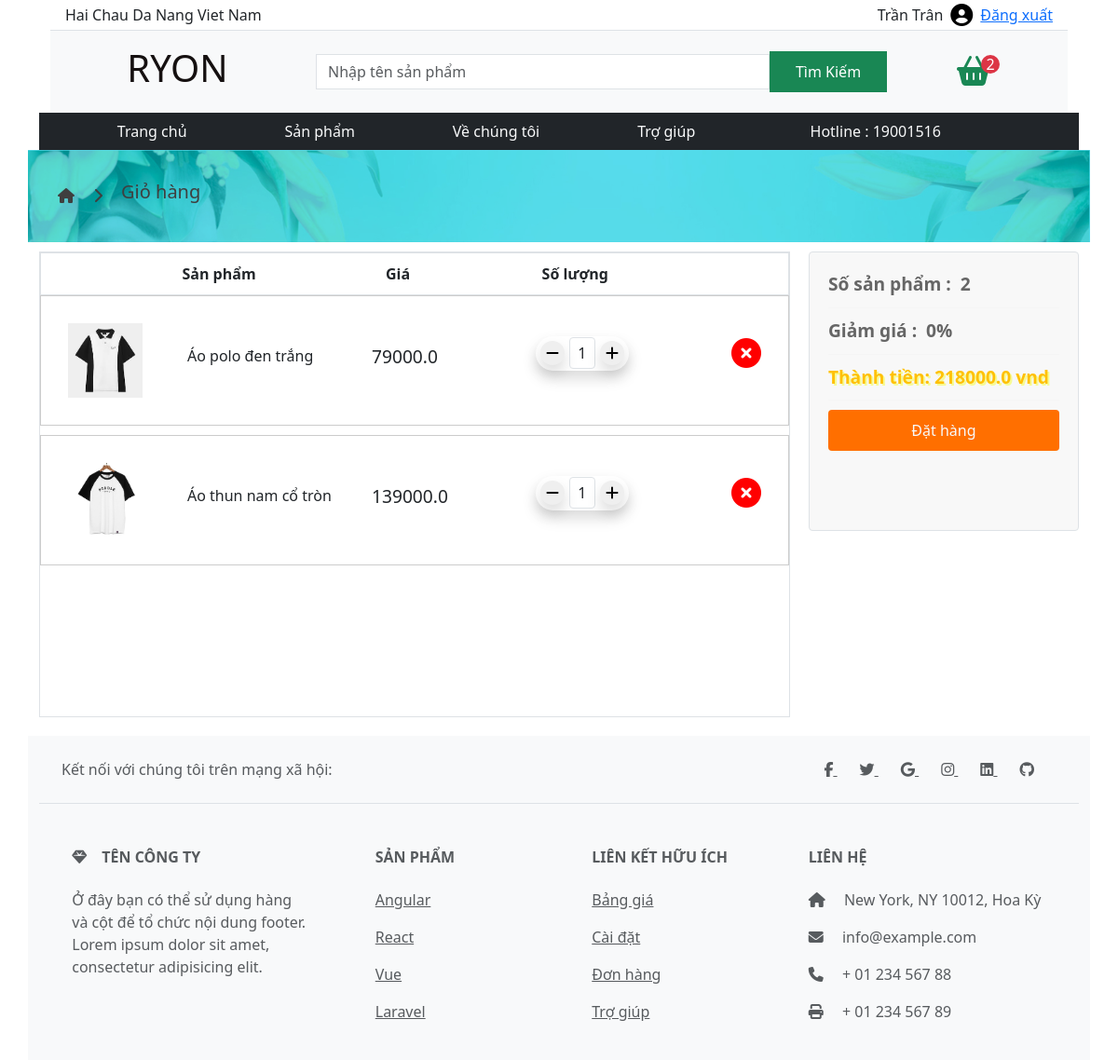
The app's page /cart/ (signed in) with its own data.
### myshop/models.py (models this page shows, shortened)
class Customer(models.Model):
    user = models.OneToOneField(User, on_delete=models.CASCADE, null=True, blank=True)
    name = models.CharField(max_length=200, null=True)
    phone = models.CharField(max_length=20, blank=True, null=True)
    email = models.CharField(max_length=255, blank=True, null=True)
    address = models.CharField(max_length=255, blank=True, null=True)

class CartItem(models.Model):
    cart = models.ForeignKey(Cart, on_delete=models.CASCADE)
    product = models.ForeignKey(Product, on_delete=models.CASCADE)
    quantity = models.PositiveIntegerField(default=1)

class Product(models.Model):
    name = models.CharField(max_length=200, null=True)
    price = models.IntegerField()
    image = models.ImageField(upload_to='product/images/')
    category = models.CharField(max_length=100 ,null=True)
    description = models.CharField(max_length=200, null=True)

### myshop/views.py (the view, shortened to what this page needs)
# urls.py: path('cart/', views.cart, name='cart_detail'),
def cart(request):
    customer = Customer.objects.get(user=request.user)  # Lấy thông tin khách hàng dựa trên người dùng hiện tại
    if request.user.is_authenticated:
        cart, created = Cart.objects.get_or_create(user=request.user)
        items = cart.cartitem_set.all()
        total_price = 0
        total_quality = 0
        discount = 0
        for item in items:
            total_price += item.product.price * item.quantity
            total_quality += item.quantity
            if total_quality >= 5 :
                discount = 10
                total_price = (total_price*0.9)
        context = {
            'customer':customer,
            'items': items,
            'total_price': total_price,
            'total_quality':total_quality,
            'discount':discount,
            'search_form' : search_form,
        }
        return render(request, 'cart.html', context)
    else:
        messages.error(request, "Vui lòng đăng nhập để thêm sản phẩm vào giỏ hàng.")
        return redirect('/login')

### myshop/forms.py
class ProductSearchForm(forms.Form):
    search_item = forms.CharField(label="", widget=forms.TextInput(attrs={'class': 'form-control rounded-0 search-input', 'placeholder': 'Nhập tên sản phẩm'}))

### templates/cart.html (shortened to what this page needs)
<!DOCTYPE html>
{% extends "base.html"%}
{% load static %}
{% block content%}
<div class=" banner0 container-lg  ">
    <div class="bannerinfos container-xxl d-flex">
        <i class="fa-solid fa-house fa-xxl"></i>
        <i class="fa-solid fa-chevron-right"></i>
        <h5>Giỏ hàng</h5>
    </div>
</div>
<div class="container-lg d-flex justify-content-center accordion ">
    <div class="shopping-cart border">
        <div class="shopping-cart-title d-flex justify-content-evenly b-l border">
            <b style="margin-left: 50px;">Sản phẩm</b>
            <b class="ms-5">Giá</b>
            <b style="margin-left: 50px;">Số lượng</b>
        </div>
        {% for item in items %}
        <div class="shopping-cart-items">
            <div class="shopping-cart-items-item">
                <div class="d-flex align-items-center gap-5" style="width: 240px;">
                    <img class="shopping-cart-items-img" alt=" " src="{{item.product.image.url}}">
                    <div>
                        <h3 style="width: 160px; font-size: 1rem;">{{ item.product.name }}</h3>
                    </div>
                </div>
                <h2 style="width: 100px; font-size: 1.2rem;">{{ item.product.price }}</h2>
                <div class="quantity mb-3 d-flex justify-content-between align-items-center shadow me-4">
                    <form method="POST" action="{% url 'cart_detail' %}">
                        <button class="rounded-circle shadow border-0 " type="submit" name="action" value="minus"><i
                                class="fa-solid fa-minus"></i></button>
                    </form>
                    <p class="border rounded-1  d-1 p-1 m-0 w-50 text-center ">{{ item.quantity }}</p>
                    <form method="POST" action="{% url 'cart_detail' %}">
                        <button class="rounded-circle shadow border-0 " type="submit" name="action" value="plus"><i
                                class="fa-solid fa-plus"></i></button>
                    </form>
                </div>
                <form method="POST" action="{% url 'cart_detail' %}">
                    <button class="mb-3 border-0 bg-none cart-remove" type="submit" name="action" value="delete"><i
                            class="fa-solid fa-circle-xmark fa-2xl" style="color: #ff0000;"></i>
                    </button>
                </form>
            </div>
        </div>
        {% endfor %}
    </div>
    <div class="shopping-total d-flex border">
        <div class="d-flex justify-content-between">
            <span style="font-size:1.2rem ;">Số sản phẩm : &nbsp;{{total_quality}}</span>
        </div>
        <hr />
        <div class="d-flex justify-content-between">
            <span style="font-size:1.2rem ;"> Giảm giá : &nbsp;{{discount}}% </span>
        </div>
        <hr />
        <div class="d-flex justify-content-between">
            <b style="font-size:1.2rem ; text-shadow: 2px 2px 0px rgba(246, 255, 0, 0.402);"
                class="text-warning  ">Thành tiền: {{ total_price }} vnd</b>
        </div>
        <hr />
        {% if user.is_authenticated %}
        <button type="submit" class="order-button"> <a class="text-light text-decoration-none"
                href="{% url 'check_item' %}">Đặt
                hàng</a></button>
        {% else %}
        Vui lòng đăng nhập
        {% endif %}
    </div>
</div>
{% endblock %}

### templates/base.html (shortened to what this page needs)
<!DOCTYPE html>
{% load static %}
<html>
<head>
    <link rel="stylesheet" href="{% static 'css/carta.css' %}">
    <link rel="stylesheet" href="{% static 'css/cards.css' %}">
    <link rel="stylesheet" href="{% static 'css/banner.css' %}">
    <link rel="stylesheet" href="{% static './css/bootstrap.min.css' %}">
    <link rel="stylesheet" href="https://cdn.jsdelivr.net/npm/bootstrap@5.3.2/dist/css/bootstrap.min.css"
>
    <link rel="stylesheet" href="https://cdnjs.cloudflare.com/ajax/libs/font-awesome/6.5.1/css/all.min.css"
 />
</head>
<body>
    <div class=" bg-white container-fluid d-flex justify-content-center" style="z-index: 99999;">
        <div class="bg-white position-fixed container-lg" style=" z-index: 9999">
            <header class="container-fluid">
                <div class="container-lg ">
                    <div class="row border-bottom p-1">
                        <div class="col-7 d-flex align-items-center">
                            Hai Chau Da Nang Viet Nam
                        </div>
                        <div class="col-2"></div>
                        <div class="col-3 d-flex align-items-center gap-2 justify-content-end">
                            {% if user.is_authenticated%}
                            {{customer.name}}
                            <a href="{% url 'user_profile'%}"><i class="fa-solid fa-circle-user fa-xl"
                                    style="color: #000000;"></i></a>
                            <a href="{% url 'logout' %}">Đăng xuất</a>
                            {% endif%}
                        </div>
                    </div>
                    <div class="row bg-light">
                        <h1 class="logo col-3 d-flex align-items-center justify-content-center p-3" style="background-image: url('https://encrypted-tbn0.gstatic.com/images?q=tbn:ANd9GcS4zgWZeN1iCZzOBwhwVOtX_4k857hMeMIbSn20oaQM2o6LSieiENsBNxWcG56o8cxMQSc&usqp=CAU');
                        background-clip:text;
                        color:transparent;
                        background-color:rgb(21, 16, 16);">
                        </h1>
                        <form class="col-7 d-flex align-items-center justify-content-center" method="get"
                            action="{% url 'search_results' %}">
                            {{ search_form.search_item }}
                            <button type="submit" class="btn btn-success rounded-0 h-50 w-25  ">Tìm Kiếm</button>
                        </form>
                        <div class="col-2 d-flex align-items-center justify-content-center">
                            <a class="border-0 " href="/cart/">
                                <i class="fas fa-shopping-basket fa-2x text-success"
                                    style="transition: color 0.3s;"></i>
                            </a>
                            <p class="position-relative  text-bg-danger text-center d-flex align-items-center justify-content-center    "
                                style="border-radius: 100%;width: 20px; height: 20px; left: -10px; ">{{total_quality }}
                            </p>
                        </div>
                    </div>
                </div>
            </header>
            <nav class="container-lg bg-dark p-2 m-0" style="z-index: 9999;">
                <div class="row justify-content-around  ">
                    <div class="col-sm-8 col-lg-8 d-flex justify-content-around ">
                        <a href="/" class="text-decoration-none text-light">Trang
                            chủ </a>
                        <a href="/product/" class="text-decoration-none text-light">Sản
                            phẩm</a>
                        <a href="#" class="text-decoration-none text-light">Về chúng
                            tôi</a>
                        <a href="#" class="text-decoration-none text-light">Trợ
                            giúp</a>
                    </div>
                    <div class="col-3 d-md-block d-none text-light d-flex justify-content-center ">
                        <p class=" m-0">Hotline : 19001516</p>
                    </div>
                </div>
            </nav>
        </div>
    </div>
    <div class="d-flex justify-content-center flex-column">
        {% block content %} {% endblock %}
    </div>
    <footer class="text-center d-md-block d-none container-lg text-lg-start bg-body-tertiary text-muted">
        <section class="d-flex justify-content-center justify-content-lg-between p-4 border-bottom">
            <div class="me-5 d-none d-lg-block">
                <span>Kết nối với chúng tôi trên mạng xã hội:</span>
            </div>
            <div>
                <a href class="me-4 text-reset">
                    <i class="fab fa-facebook-f"></i>
                </a>
                <a href class="me-4 text-reset">
                    <i class="fab fa-twitter"></i>
                </a>
                <a href class="me-4 text-reset">
                    <i class="fab fa-google"></i>
                </a>
                <a href class="me-4 text-reset">
                    <i class="fab fa-instagram"></i>
                </a>
                <a href class="me-4 text-reset">
                    <i class="fab fa-linkedin"></i>
                </a>
                <a href class="me-4 text-reset">
                    <i class="fab fa-github"></i>
                </a>
            </div>
        </section>
        <section class>
            <div class="container text-center text-md-start mt-5">
                <div class="row mt-3">
                    <div class="col-md-3 col-lg-4 col-xl-3 mx-auto mb-4">
                        <h6 class="text-uppercase fw-bold mb-4">
                            <i class="fas fa-gem me-3"></i>Tên công ty
                        </h6>
                        <p>
                            Ở đây bạn có thể sử dụng hàng và cột để tổ chức
                            nội dung footer.
                            Lorem ipsum
                            dolor sit amet, consectetur adipisicing elit.
                        </p>
                    </div>
                    <div class="col-md-2 col-lg-2 col-xl-2 mx-auto mb-4">
                        <h6 class="text-uppercase fw-bold mb-4">
                            Sản phẩm
                        </h6>
                        <p>
                            <a href="#!" class="text-reset">Angular</a>
                        </p>
                        <p>
                            <a href="#!" class="text-reset">React</a>
                        </p>
                        <p>
                            <a href="#!" class="text-reset">Vue</a>
                        </p>
                        <p>
                            <a href="#!" class="text-reset">Laravel</a>
                        </p>
                    </div>
                    <div class="col-md-3 col-lg-2 col-xl-2 mx-auto mb-4">
                        <h6 class="text-uppercase fw-bold mb-4">
                            Liên kết hữu ích
                        </h6>
                        <p>
                            <a href="#!" class="text-reset">Bảng giá</a>
                        </p>
                        <p>
                            <a href="#!" class="text-reset">Cài đặt</a>
                        </p>
                        <p>
                            <a href="#!" class="text-reset">Đơn hàng</a>
                        </p>
                        <p>
                            <a href="#!" class="text-reset">Trợ giúp</a>
                        </p>
                    </div>
                    <div class="col-md-4 col-lg-3 col-xl-3 mx-auto mb-md-0 mb-4">
                        <h6 class="text-uppercase fw-bold mb-4">Liên hệ</h6>
                        <p><i class="fas fa-home me-3"></i> New York, NY
                            10012, Hoa Kỳ</p>
                        <p>
                            <i class="fas fa-envelope me-3"></i>
                            info@example.com
                        </p>
                        <p><i class="fas fa-phone me-3"></i> + 01 234 567
                            88</p>
                        <p><i class="fas fa-print me-3"></i> + 01 234 567
                            89</p>
                    </div>
                </div>
            </div>
        </section>
    </footer>
</body>
</html>

### static/css/carta.css (style rules this page uses)
.quantity { margin-left: -10px; }
.shopping-cart { width: 1000px; min-height: 500px; align-items: center; margin-bottom: 20px; }
.shopping-cart .shopping-cart-title { display: flex; justify-content: space-between; border: 1px solid #ccc; padding: 10px; font-size: medium; }
.shopping-cart .shopping-cart-title { width: 100%; }
.shopping-cart .shopping-cart-items .shopping-cart-items-item { display: flex; align-items: center; border: 1px solid #ccc; padding: 29px; margin-bottom: 10px; width: 100%; justify-content: space-between; }
.quantity { padding: 5px; width: 100px; height: 37px; border-radius: 20px; display: flex; align-items: center; justify-content: space-between; }
.shopping-total { display: flex; flex-direction: column; justify-content: flex-start; width: 350px; height: 300px; padding: 20px; margin-left: 20px; border: 1px solid #eaeaea; border-radius: 4px; background-color: #f8f8f8; }
.shopping-total hr { margin: 10px 0; border: none; border-top: 1px solid #eaeaea; }
.shopping-total .d-flex { display: flex; justify-content: space-between; align-items: center; font-size: 16px; color: #666; }
.shopping-total .d-flex span:first-child { font-weight: bold; }
.shopping-total .order-button { background-color: #ff6f00; color: #fff; padding: 10px 20px; border: none; border-radius: 4px; font-size: 16px; cursor: pointer; transition: background-color 0.3s ease; }
.shopping-cart-items { display: flex; flex-direction: column; }
.shopping-cart-items .shopping-cart-items-item { display: flex; align-items: center; gap: 5px; width: 240px; }
.shopping-cart-items .shopping-cart-items-item .shopping-cart-items-img { width: 80px; height: 80px; object-fit: cover; }
.shopping-cart-items .shopping-cart-items-item h2 { width: 180px; font-size: 1.5rem; }
.shopping-cart-items .quantity { display: flex; align-items: center; gap: 5px; }
.shopping-cart-items .cart-remove { border: none; background-color: transparent; cursor: pointer; padding: 0; }

### static/css/banner.css (style rules this page uses)
.banner0 { background-image: url("../image/banner.jpg"); height: 100px; background-size: cover; margin: 10px 0; background-color: #56dbed; background-blend-mode: multiply; }
.banner0 .bannerinfos { height: 100px; display: flex; align-items: center; justify-content: left; padding-left: 20px; color: #3f3f3f; font-size: 1.6rem; gap: 20px; }
.banner0 .bannerinfos i { font-size: 1rem; }
* { z-index: 1; }

### records on screen
Customer: name "Trần Trân"
CartItem: product.image (picture), product.name "Áo polo đen trắng", product.price "79000.0", quantity "1"
CartItem: product.image (picture), product.name "Áo thun nam cổ tròn", product.price "139000.0", quantity "1"

### other values on screen
{{ total_quality }} "2"
{{ discount }} "0"
{{ total_price }} "218000.0"
